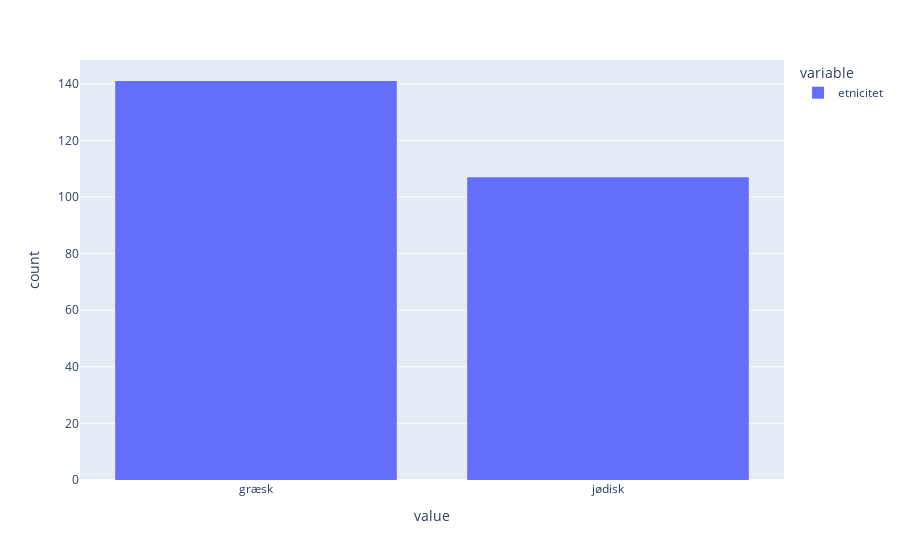

Notebook code cell kept with this figure:
### Code cell
px.histogram(data.etnicitet)

### Figure 1 — Plotly figure (JSON) as saved in the notebook; plotly's stock layout.template omitted (floating-point values rounded to 4 significant figures; data arrays with more than 128 entries replaced by an {"elided": "..."} marker saying what was removed)
{"data": [{"alignmentgroup": "True", "bingroup": "x", "hovertemplate": "variable=etnicitet<br>value=%{x}<br>count=%{y}<extra></extra>", "legendgroup": "etnicitet", "marker": {"color": "#636efa", "pattern": {"shape": ""}}, "name": "etnicitet", "offsetgroup": "etnicitet", "orientation": "v", "showlegend": true, "type": "histogram", "x": {"elided": "248 str values"}, "xaxis": "x", "yaxis": "y"}], "layout": {"barmode": "relative", "legend": {"title": {"text": "variable"}, "tracegroupgap": 0}, "margin": {"t": 60}, "xaxis": {"anchor": "y", "domain": [0, 1], "title": {"text": "value"}}, "yaxis": {"anchor": "x", "domain": [0, 1], "title": {"text": "count"}}}}
